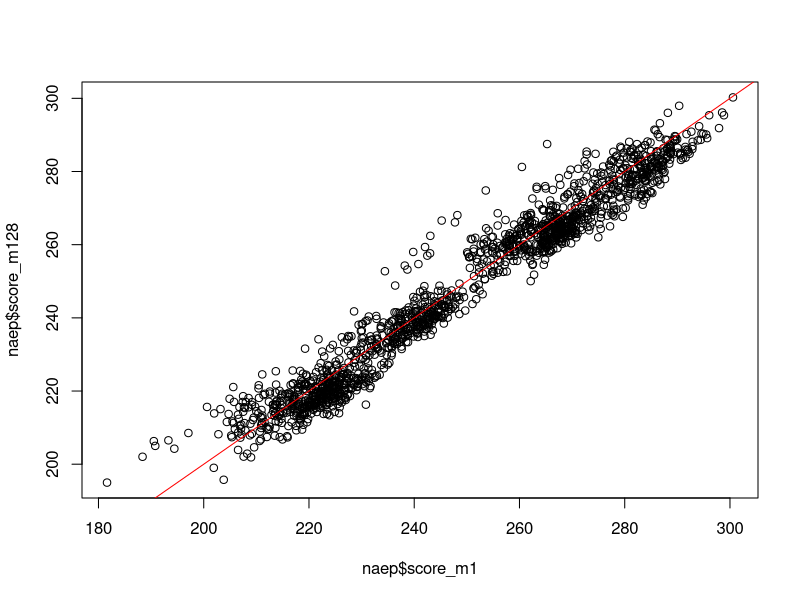

This figure's R source: (Note: this script raises an error after producing the figure.)
# Hannah Recht, 03-16-16
# NAEP adjustments feature

library(dplyr)
library(ggplot2)
library(tidyr)

math4 <- read.csv("data/original/i_math4.csv", stringsAsFactors = F)
math8 <- read.csv("data/original/i_math8.csv", stringsAsFactors = F)
read4 <- read.csv("data/original/i_read4.csv", stringsAsFactors = F)
read8 <- read.csv("data/original/i_read8.csv", stringsAsFactors = F)

math4 <- math4 %>% mutate(grade = 4, subject = "math")
math8 <- math8 %>% mutate(grade = 8, subject = "math")
read4 <- read4 %>% mutate(grade = 4, subject = "reading")
read8 <- read8 %>% mutate(grade = 8, subject = "reading")

naep <- rbind(math4, read4, math8, read8)
naep <- naep %>% select(year, FIPS, grade, subject, everything())

# Plot adjusted vs unadjusted
plot(naep$score_m1, naep$score_m128)
abline(a=0, b=1, col="red")
plot(adj2013$score_m1, adj2013$score_m128)
abline(a=0, b=1, col="red")

# 2013 long subset
adj2013 <- naep[,c(1:27, 29, 283)]
adj2013 <- adj2013 %>% filter(year==2013)
long2013 <- adj2013 %>% mutate(temp = score_m128) %>% 
	gather(type, score, score_m1:score_m128) %>%
	mutate(type = ifelse(type=="score_m1", "unadjusted", "adjusted"))
read4_13 <- long2013 %>% filter(grade==4 & subject=="reading")
read8_13 <- long2013 %>% filter(grade==8 & subject=="reading")

dotplot <- function(gr, subj, title) {
	dat <- long2013 %>% filter(grade==gr & subject==subj)
	dat$FIPS <- factor(dat$FIPS , levels = dat$FIPS[order(dat$temp)])
	ggplot(dat, aes(x=score, y=FIPS, color=type, group=FIPS)) + 
		geom_line(color="black") + 
		geom_point(size=2) + 
		ggtitle(title)
} 

png(filename = "charts/reading4_2013.png", width=800, height=1000, res=100)
dotplot(4, "reading", "Fourth grade reading, 2013")
dev.off()

png(filename = "charts/reading8_2013.png", width=800, height=1000, res=100)
dotplot(8, "reading", "Eighth grade reading, 2013")
dev.off()

png(filename = "charts/math4_2013.png", width=800, height=1000, res=100)
dotplot(4, "math", "Fourth grade math, 2013")
dev.off()

png(filename = "charts/math8_2013.png", width=800, height=1000, res=100)
dotplot(8, "math", "Eighth grade math, 2013")
dev.off()